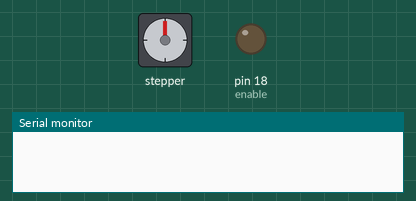
Recording of a sketch running on a simulated Arduino Uno, built with avr-gcc and run on an emulated ATmega328P. Shown: stepper motor, output pins drawn as LEDs (lit = HIGH), the last lines printed to the serial monitor. Stepper angles assume 200 steps per turn.

Above: at 0.17 s.
At 10.0 s:
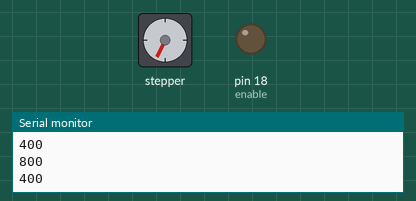
At 19.2 s:
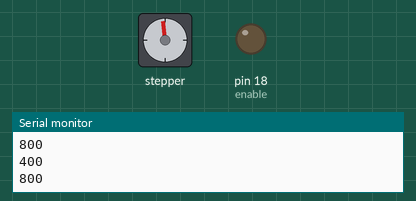
At 38.52 s:
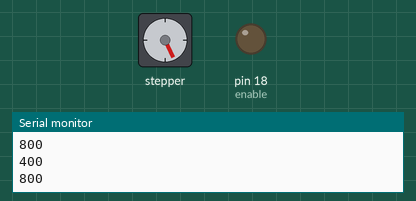
Timing chart, 0 to 40.0 s (numbered marks = the images above):
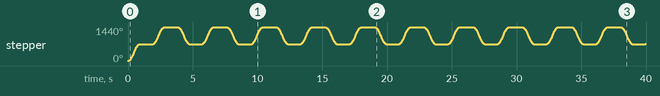

The sketch:

StepperTest.ino
```cpp
#import <AccelStepper.h>

AccelStepper stepper_probe(1, 21, 19) ; //set rotary stepper driver as Accel stepper type with DIR == 17, and PULSE ==18
AccelStepper stepper_rot(1, 20, 17) ;
#define enable 18

void setup() {
  Serial.begin(9600);
  // put your setup code here, to run once:
  stepper_rot.setMaxSpeed(1000);
  stepper_rot.setAcceleration(2000);
  stepper_rot.setSpeed(400);
  stepper_rot.setCurrentPosition(0.0);
//  stepper_rot.setEnablePin(18);
  pinMode(enable, OUTPUT);

  stepper_probe.setMaxSpeed(1000);
  stepper_probe.setAcceleration(10000);
  stepper_probe.setSpeed(800);
  stepper_probe.setCurrentPosition(0.0);
}

void loop() {
  // put your main code here, to run repeatedly:

//  stepper_rot.disableOutputs();
//  delay(5000);
//  stepper_rot.enableOutputs();
//  stepper_rot.runSpeed();
//  digitalWrite(enable, LOW);
  stepper_rot.runToNewPosition(400);
//  stepper_probe.runToNewPosition(800);
  Serial.print(stepper_rot.currentPosition());
  Serial.print('\n');
  delay(1000);
  stepper_rot.runToNewPosition(800);
//  stepper_probe.runToNewPosition(-800);
  Serial.print(stepper_rot.currentPosition());
  Serial.print('\n');
  delay(1000);
//  digitalWrite(enable, HIGH);
//  delay(1000);
//  stepper_rot.stop();
//  Serial.print(stepper_rot.isRunning());
//  delay(5000);
}
```
